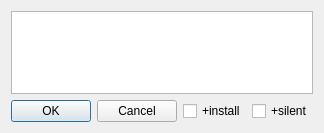
<?xml version="1.0" encoding="UTF-8"?>
<ui version="4.0">
 <class>ChooseDialog</class>
 <widget class="QDialog" name="ChooseDialog">
  <property name="geometry">
   <rect>
    <x>0</x>
    <y>0</y>
    <width>302</width>
    <height>133</height>
   </rect>
  </property>
  <property name="windowTitle">
   <string>Choose</string>
  </property>
  <layout class="QVBoxLayout" name="verticalLayout">
   <item>
    <widget class="QListWidget" name="listWidget"/>
   </item>
   <item>
    <layout class="QHBoxLayout" name="horizontalLayout">
     <item>
      <widget class="QPushButton" name="btOk">
       <property name="text">
        <string>OK</string>
       </property>
      </widget>
     </item>
     <item>
      <widget class="QPushButton" name="btCancel">
       <property name="text">
        <string>Cancel</string>
       </property>
      </widget>
     </item>
     <item>
      <widget class="QCheckBox" name="checkInstall">
       <property name="text">
        <string>+install</string>
       </property>
      </widget>
     </item>
     <item>
      <widget class="QCheckBox" name="checkSilent">
       <property name="text">
        <string>+silent</string>
       </property>
      </widget>
     </item>
    </layout>
   </item>
  </layout>
 </widget>
 <resources/>
 <connections/>
</ui>
